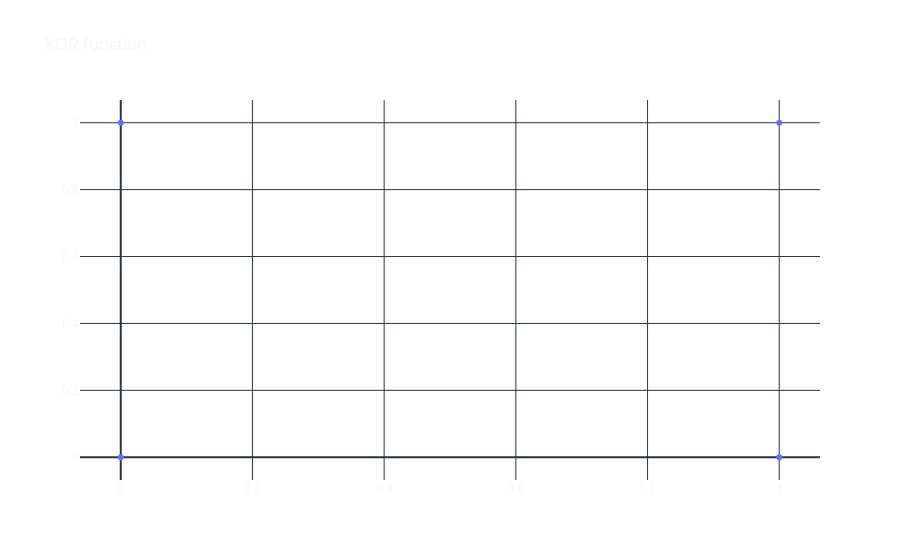

Notebook code for this chart:
### Markdown cell above
**The XOR function is one of the simplest non-linear function. It is impossible to separate True results from the False results using a single line.**

### Code cell
def xor(x1, x2):
    return bool(x1) != bool(x2)


x = np.array([[0, 0], [0, 1], [1, 0], [1, 1]])
y = np.array([xor(*i) for i in x])


df = pd.DataFrame(x, columns=['x1', 'x2'])
df['xor'] = y
df


fig = go.Figure(data=go.Scatter(
    x=df['x1'],
    y=df['x2'],
    mode='markers',
    text=df['xor'],
    showlegend=False
))
fig.update_layout(template='plotly_dark',
                  title='XOR function',
                  paper_bgcolor='rgba(0, 0, 0, 0)',
                  plot_bgcolor='rgba(0, 0, 0, 0)')
fig.show()

### Figure 1 — Plotly figure (JSON) as saved in the notebook; plotly's stock layout.template omitted (floating-point values rounded to 4 significant figures)
{"data": [{"mode": "markers", "showlegend": false, "text": [false, true, true, false], "type": "scatter", "x": [0, 0, 1, 1], "y": [0, 1, 0, 1]}], "layout": {"paper_bgcolor": "rgba(0, 0, 0, 0)", "plot_bgcolor": "rgba(0, 0, 0, 0)", "title": {"text": "XOR function"}}}
